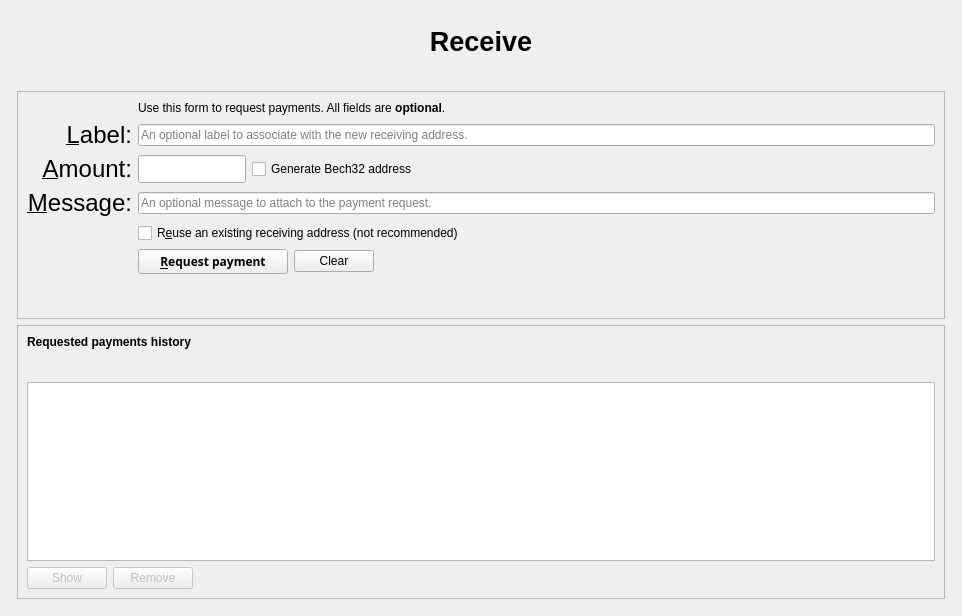
<?xml version="1.0" encoding="UTF-8"?>
<ui version="4.0">
 <class>ReceiveCoinsDialog</class>
 <widget class="QWidget" name="ReceiveCoinsDialog">
  <property name="geometry">
   <rect>
    <x>0</x>
    <y>0</y>
    <width>962</width>
    <height>616</height>
   </rect>
  </property>
  <layout class="QVBoxLayout" name="verticalLayout" stretch="0">
   <item>
    <layout class="QVBoxLayout" name="verticalLayout_Master" stretch="0,1">
     <property name="spacing">
      <number>0</number>
     </property>
     <item>
      <widget class="QFrame" name="frame_Header">
       <layout class="QVBoxLayout" name="verticalLayout_8">
        <property name="leftMargin">
         <number>0</number>
        </property>
        <property name="topMargin">
         <number>0</number>
        </property>
        <property name="rightMargin">
         <number>0</number>
        </property>
        <property name="bottomMargin">
         <number>0</number>
        </property>
        <item>
         <layout class="QHBoxLayout" name="horizontalLayout_Header" stretch="1">
          <item>
           <widget class="QLabel" name="labelOverviewHeaderLeft">
            <property name="minimumSize">
             <size>
              <width>464</width>
              <height>60</height>
             </size>
            </property>
            <property name="maximumSize">
             <size>
              <width>16777215</width>
              <height>60</height>
             </size>
            </property>
            <property name="font">
             <font>
              <pointsize>20</pointsize>
              <weight>75</weight>
              <bold>true</bold>
             </font>
            </property>
            <property name="text">
             <string>Receive</string>
            </property>
            <property name="alignment">
             <set>Qt::AlignCenter</set>
            </property>
           </widget>
          </item>
         </layout>
        </item>
       </layout>
      </widget>
     </item>
     <item>
      <widget class="QFrame" name="frame_BG">
       <layout class="QVBoxLayout" name="verticalLayout_5">
        <property name="leftMargin">
         <number>6</number>
        </property>
        <property name="topMargin">
         <number>6</number>
        </property>
        <property name="rightMargin">
         <number>6</number>
        </property>
        <property name="bottomMargin">
         <number>6</number>
        </property>
        <item>
         <spacer name="verticalSpacer_3">
          <property name="orientation">
           <enum>Qt::Vertical</enum>
          </property>
          <property name="sizeType">
           <enum>QSizePolicy::Preferred</enum>
          </property>
          <property name="sizeHint" stdset="0">
           <size>
            <width>20</width>
            <height>40</height>
           </size>
          </property>
         </spacer>
        </item>
        <item>
         <widget class="QFrame" name="frame2">
          <property name="sizePolicy">
           <sizepolicy hsizetype="Preferred" vsizetype="Expanding">
            <horstretch>0</horstretch>
            <verstretch>0</verstretch>
           </sizepolicy>
          </property>
          <property name="frameShape">
           <enum>QFrame::StyledPanel</enum>
          </property>
          <property name="frameShadow">
           <enum>QFrame::Sunken</enum>
          </property>
          <layout class="QVBoxLayout" name="verticalLayout_3">
           <item>
            <layout class="QGridLayout" name="gridLayout">
             <item row="7" column="2">
              <widget class="QCheckBox" name="reuseAddress">
               <property name="toolTip">
                <string>Reuse one of the previously used receiving addresses.&lt;br&gt;Reusing addresses has security and privacy issues.&lt;br&gt;Do not use this unless re-generating a payment request made before.</string>
               </property>
               <property name="text">
                <string>R&amp;euse an existing receiving address (not recommended)</string>
               </property>
              </widget>
             </item>
             <item row="7" column="0">
              <widget class="QLabel" name="label_4">
               <property name="text">
                <string/>
               </property>
              </widget>
             </item>
             <item row="6" column="0">
              <widget class="QLabel" name="label_3">
               <property name="font">
                <font>
                 <pointsize>18</pointsize>
                </font>
               </property>
               <property name="toolTip">
                <string>An optional message to attach to the payment request, which will be displayed when the request is opened. Note: The message will not be sent with the payment over the BibeCoin network.</string>
               </property>
               <property name="text">
                <string>&amp;Message:</string>
               </property>
               <property name="alignment">
                <set>Qt::AlignRight|Qt::AlignTrailing|Qt::AlignVCenter</set>
               </property>
               <property name="buddy">
                <cstring>reqMessage</cstring>
               </property>
              </widget>
             </item>
             <item row="4" column="2">
              <widget class="QLineEdit" name="reqLabel">
               <property name="toolTip">
                <string>An optional label to associate with the new receiving address.</string>
               </property>
               <property name="placeholderText">
                <string>An optional label to associate with the new receiving address.</string>
               </property>
              </widget>
             </item>
             <item row="6" column="2">
              <widget class="QLineEdit" name="reqMessage">
               <property name="toolTip">
                <string>An optional message to attach to the payment request, which will be displayed when the request is opened.&lt;br&gt;Note: The message will not be sent with the payment over the BibeCoin network.</string>
               </property>
               <property name="placeholderText">
                <string>An optional message to attach to the payment request.</string>
               </property>
              </widget>
             </item>
             <item row="2" column="2">
              <widget class="QLabel" name="label_5">
               <property name="text">
                <string>Use this form to request payments. All fields are &lt;b&gt;optional&lt;/b&gt;.</string>
               </property>
              </widget>
             </item>
             <item row="4" column="0">
              <widget class="QLabel" name="label_2">
               <property name="font">
                <font>
                 <pointsize>18</pointsize>
                </font>
               </property>
               <property name="toolTip">
                <string>An optional label to associate with the new receiving address.</string>
               </property>
               <property name="text">
                <string>&amp;Label:</string>
               </property>
               <property name="alignment">
                <set>Qt::AlignRight|Qt::AlignTrailing|Qt::AlignVCenter</set>
               </property>
               <property name="buddy">
                <cstring>reqLabel</cstring>
               </property>
              </widget>
             </item>
             <item row="5" column="0">
              <widget class="QLabel" name="label">
               <property name="font">
                <font>
                 <pointsize>18</pointsize>
                </font>
               </property>
               <property name="toolTip">
                <string>An optional amount to request. Leave this empty or zero to not request a specific amount.</string>
               </property>
               <property name="text">
                <string>&amp;Amount:</string>
               </property>
               <property name="alignment">
                <set>Qt::AlignRight|Qt::AlignTrailing|Qt::AlignVCenter</set>
               </property>
               <property name="buddy">
                <cstring>reqAmount</cstring>
               </property>
              </widget>
             </item>
             <item row="5" column="2">
              <layout class="QHBoxLayout" name="horizontalLayout_6">
               <item>
                <widget class="BitcoinAmountField" name="reqAmount">
                 <property name="sizePolicy">
                  <sizepolicy hsizetype="Fixed" vsizetype="Fixed">
                   <horstretch>0</horstretch>
                   <verstretch>0</verstretch>
                  </sizepolicy>
                 </property>
                 <property name="minimumSize">
                  <size>
                   <width>80</width>
                   <height>0</height>
                  </size>
                 </property>
                 <property name="maximumSize">
                  <size>
                   <width>1000</width>
                   <height>100</height>
                  </size>
                 </property>
                 <property name="toolTip">
                  <string>An optional amount to request. Leave this empty or zero to not request a specific amount.</string>
                 </property>
                </widget>
               </item>
               <item>
                <widget class="QCheckBox" name="useBech32">
                 <property name="sizePolicy">
                  <sizepolicy hsizetype="Fixed" vsizetype="Fixed">
                   <horstretch>0</horstretch>
                   <verstretch>0</verstretch>
                  </sizepolicy>
                 </property>
                 <property name="maximumSize">
                  <size>
                   <width>1000</width>
                   <height>16777215</height>
                  </size>
                 </property>
                 <property name="focusPolicy">
                  <enum>Qt::StrongFocus</enum>
                 </property>
                 <property name="toolTip">
                  <string>Bech32 addresses (BIP-173) are cheaper to spend from and offer better protection against typos. When unchecked a P2SH wrapped SegWit address will be created, compatible with older wallets.</string>
                 </property>
                 <property name="text">
                  <string>Generate Bech32 address</string>
                 </property>
                </widget>
               </item>
               <item>
                <spacer name="horizontalSpacer_3">
                 <property name="orientation">
                  <enum>Qt::Horizontal</enum>
                 </property>
                 <property name="sizeHint" stdset="0">
                  <size>
                   <width>0</width>
                   <height>0</height>
                  </size>
                 </property>
                </spacer>
               </item>
              </layout>
             </item>
             <item row="8" column="0">
              <widget class="QLabel" name="label_7">
               <property name="text">
                <string/>
               </property>
              </widget>
             </item>
             <item row="8" column="2">
              <layout class="QHBoxLayout" name="horizontalLayout">
               <item>
                <widget class="QPushButton" name="receiveButton">
                 <property name="minimumSize">
                  <size>
                   <width>150</width>
                   <height>0</height>
                  </size>
                 </property>
                 <property name="font">
                  <font>
                   <family>Montserrat</family>
                   <weight>75</weight>
                   <bold>true</bold>
                  </font>
                 </property>
                 <property name="text">
                  <string>&amp;Request payment</string>
                 </property>
                 <property name="icon">
                  <iconset resource="../bibecoin.qrc">
                   <normaloff>:/icons/receiving_addresses</normaloff>:/icons/receiving_addresses</iconset>
                 </property>
                </widget>
               </item>
               <item>
                <widget class="QPushButton" name="clearButton">
                 <property name="sizePolicy">
                  <sizepolicy hsizetype="Minimum" vsizetype="Fixed">
                   <horstretch>0</horstretch>
                   <verstretch>0</verstretch>
                  </sizepolicy>
                 </property>
                 <property name="toolTip">
                  <string>Clear all fields of the form.</string>
                 </property>
                 <property name="text">
                  <string>Clear</string>
                 </property>
                 <property name="icon">
                  <iconset resource="../bibecoin.qrc">
                   <normaloff>:/icons/remove</normaloff>:/icons/remove</iconset>
                 </property>
                 <property name="autoDefault">
                  <bool>false</bool>
                 </property>
                </widget>
               </item>
               <item>
                <spacer name="horizontalSpacer">
                 <property name="orientation">
                  <enum>Qt::Horizontal</enum>
                 </property>
                 <property name="sizeHint" stdset="0">
                  <size>
                   <width>40</width>
                   <height>20</height>
                  </size>
                 </property>
                </spacer>
               </item>
              </layout>
             </item>
             <item row="9" column="2">
              <spacer name="verticalSpacer">
               <property name="orientation">
                <enum>Qt::Vertical</enum>
               </property>
               <property name="sizeHint" stdset="0">
                <size>
                 <width>20</width>
                 <height>60</height>
                </size>
               </property>
              </spacer>
             </item>
            </layout>
           </item>
          </layout>
         </widget>
        </item>
        <item>
         <widget class="QFrame" name="frame">
          <property name="sizePolicy">
           <sizepolicy hsizetype="Preferred" vsizetype="Expanding">
            <horstretch>0</horstretch>
            <verstretch>0</verstretch>
           </sizepolicy>
          </property>
          <property name="frameShape">
           <enum>QFrame::StyledPanel</enum>
          </property>
          <property name="frameShadow">
           <enum>QFrame::Raised</enum>
          </property>
          <layout class="QVBoxLayout" name="verticalLayout_2">
           <item>
            <widget class="QLabel" name="label_6">
             <property name="font">
              <font>
               <weight>75</weight>
               <bold>true</bold>
              </font>
             </property>
             <property name="text">
              <string>Requested payments history</string>
             </property>
            </widget>
           </item>
           <item>
            <spacer name="verticalSpacer_2">
             <property name="orientation">
              <enum>Qt::Vertical</enum>
             </property>
             <property name="sizeHint" stdset="0">
              <size>
               <width>20</width>
               <height>40</height>
              </size>
             </property>
            </spacer>
           </item>
           <item>
            <widget class="QTableView" name="recentRequestsView">
             <property name="palette">
              <palette>
               <active>
                <colorrole role="Text">
                 <brush brushstyle="SolidPattern">
                  <color alpha="255">
                   <red>51</red>
                   <green>51</green>
                   <blue>51</blue>
                  </color>
                 </brush>
                </colorrole>
               </active>
               <inactive>
                <colorrole role="Text">
                 <brush brushstyle="SolidPattern">
                  <color alpha="255">
                   <red>51</red>
                   <green>51</green>
                   <blue>51</blue>
                  </color>
                 </brush>
                </colorrole>
               </inactive>
               <disabled>
                <colorrole role="Text">
                 <brush brushstyle="SolidPattern">
                  <color alpha="255">
                   <red>85</red>
                   <green>85</green>
                   <blue>85</blue>
                  </color>
                 </brush>
                </colorrole>
               </disabled>
              </palette>
             </property>
             <property name="contextMenuPolicy">
              <enum>Qt::CustomContextMenu</enum>
             </property>
             <property name="tabKeyNavigation">
              <bool>false</bool>
             </property>
             <property name="showGrid">
              <bool>false</bool>
             </property>
             <property name="sortingEnabled">
              <bool>true</bool>
             </property>
            </widget>
           </item>
           <item>
            <layout class="QHBoxLayout" name="horizontalLayout_2">
             <item>
              <widget class="QPushButton" name="showRequestButton">
               <property name="enabled">
                <bool>false</bool>
               </property>
               <property name="toolTip">
                <string>Show the selected request (does the same as double clicking an entry)</string>
               </property>
               <property name="text">
                <string>Show</string>
               </property>
               <property name="icon">
                <iconset resource="../bibecoin.qrc">
                 <normaloff>:/icons/edit</normaloff>:/icons/edit</iconset>
               </property>
               <property name="autoDefault">
                <bool>false</bool>
               </property>
              </widget>
             </item>
             <item>
              <widget class="QPushButton" name="removeRequestButton">
               <property name="enabled">
                <bool>false</bool>
               </property>
               <property name="toolTip">
                <string>Remove the selected entries from the list</string>
               </property>
               <property name="text">
                <string>Remove</string>
               </property>
               <property name="icon">
                <iconset resource="../bibecoin.qrc">
                 <normaloff>:/icons/remove</normaloff>:/icons/remove</iconset>
               </property>
               <property name="autoDefault">
                <bool>false</bool>
               </property>
              </widget>
             </item>
             <item>
              <spacer name="horizontalSpacer_2">
               <property name="orientation">
                <enum>Qt::Horizontal</enum>
               </property>
               <property name="sizeHint" stdset="0">
                <size>
                 <width>40</width>
                 <height>20</height>
                </size>
               </property>
              </spacer>
             </item>
            </layout>
           </item>
          </layout>
         </widget>
        </item>
       </layout>
      </widget>
     </item>
    </layout>
   </item>
  </layout>
 </widget>
 <customwidgets>
  <customwidget>
   <class>BitcoinAmountField</class>
   <extends>QLineEdit</extends>
   <header>bitcoinamountfield.h</header>
   <container>1</container>
  </customwidget>
 </customwidgets>
 <tabstops>
  <tabstop>reqLabel</tabstop>
  <tabstop>reqAmount</tabstop>
  <tabstop>reqMessage</tabstop>
  <tabstop>reuseAddress</tabstop>
  <tabstop>receiveButton</tabstop>
  <tabstop>clearButton</tabstop>
  <tabstop>recentRequestsView</tabstop>
  <tabstop>showRequestButton</tabstop>
  <tabstop>removeRequestButton</tabstop>
 </tabstops>
 <resources>
  <include location="../bibecoin.qrc"/>
 </resources>
 <connections/>
</ui>
